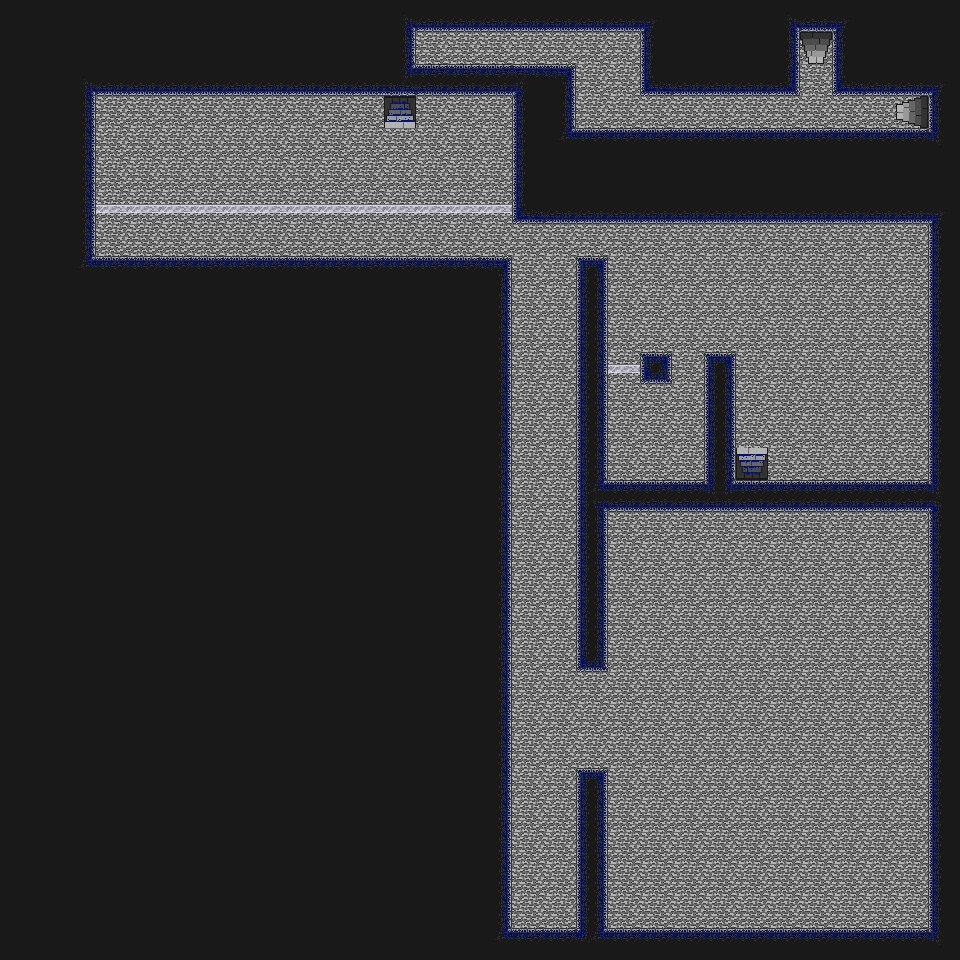

Below is a game level as drawn by its tile map, then a one-line description and the .tmx that defines it (tile-layer data replaced by summaries):
An orthogonal 30x30 tile map with 32x32 px tiles, 3 tile layers (Background, Collision, ObjectOverlay), 2 tilesets and 22 objects (5x Spawn, 4x Stairs, 3x Key, 3x Torch, 2x SlowDemon, ...).

<map version="1.0" orientation="orthogonal" width="30" height="30" tilewidth="32" tileheight="32">
 <properties>
  <property name="Description" value="level 1" />
 </properties>
 <tileset firstgid="1" name="Collision" tilewidth="32" tileheight="32">
  <image source="../tileset/tileset.png" width="160" height="320" />
  <tile id="0">
   <properties>
    <property name="" value="" />
   </properties>
  </tile>
  <tile id="1">
   <properties>
    <property name="" value="" />
   </properties>
  </tile>
  <tile id="2">
   <properties>
    <property name="" value="" />
   </properties>
  </tile>
  <tile id="3">
   <properties>
    <property name="Clear" value="" />
   </properties>
  </tile>
 </tileset>
 <tileset firstgid="51" name="Object" tilewidth="32" tileheight="32">
  <image source="../tileset/ObjectTiles.png" width="160" height="320" />
  <tile id="0">
   <properties>
    <property name="type" value="spawn" />
   </properties>
  </tile>
 </tileset>
 <layer name="Background" width="30" height="30">
  <data>[900 cells, 900 non-empty, 1 distinct tile ids]</data>
 </layer>
 <layer name="Collision" width="30" height="30">
  <data>[900 cells, 574 non-empty, 24 distinct tile ids]</data>
 </layer>
 <layer name="ObjectOverlay" width="30" height="30">
  <data>[900 cells, 4 non-empty, 4 distinct tile ids]</data>
 </layer>
 <objectgroup name="Object Layer 1">
  <object name="Init" type="Spawn" gid="52" x="528" y="928" width="32" height="32" />
  <object name="yellowkey" type="Key" gid="53" x="736" y="736" width="32" height="32">
   <properties>
    <property name="Description" value="a yellow key" />
    <property name="Door" value="Door1" />
    <property name="Green" value="255" />
    <property name="Red" value="255" />
   </properties>
  </object>
  <object type="SlowDemon" gid="54" x="672" y="608" width="32" height="32" />
  <object type="Torch" gid="55" x="608" y="832" width="32" height="32" />
  <object name="StairsToDebug2_1" type="Stairs" gid="56" x="736" y="480" width="32" height="32">
   <properties>
    <property name="NextLevel" value="Debug2.tmx" />
    <property name="NextSpawn" value="FromDebug1_1" />
   </properties>
  </object>
  <object name="FromDebug2_1" type="Spawn" gid="52" x="736" y="448" width="32" height="32" />
  <object name="FromDebug2_2" type="Spawn" gid="52" x="384" y="160" width="32" height="32" />
  <object name="StairsToDebug2_2" type="Stairs" gid="56" x="384" y="128" width="32" height="32">
   <properties>
    <property name="NextLevel" value="Debug2.tmx" />
    <property name="NextSpawn" value="FromDebug1_2" />
   </properties>
  </object>
  <object type="Torch" gid="55" x="608" y="256" width="32" height="32" rotation="90" />
  <object name="ironKey" type="Key" gid="53" x="160" y="160">
   <properties>
    <property name="Blue" value="128" />
    <property name="Description" value="an iron key" />
    <property name="Door" value="Door2" />
    <property name="Green" value="128" />
    <property name="Red" value="128" />
   </properties>
  </object>
  <object type="Soul" gid="58" x="608" y="480" width="32" height="32" />
  <object name="StairsToDebug2_3" type="Stairs" gid="56" x="896" y="128" width="32" height="32">
   <properties>
    <property name="NextLevel" value="Debug2.tmx" />
    <property name="NextSpawn" value="FromDebug1_3" />
   </properties>
  </object>
  <object name="StairsToDebug2_4" type="Stairs" gid="56" x="800" y="64" width="32" height="32">
   <properties>
    <property name="NextLevel" value="Debug2.tmx" />
    <property name="NextSpawn" value="FromDebug1_4" />
   </properties>
  </object>
  <object name="FromDebug2_4" type="Spawn" gid="52" x="800" y="96" width="32" height="32" />
  <object name="FromDebug2_3" type="Spawn" gid="52" x="864" y="128" width="32" height="32" />
  <object name="Door3" type="Door" gid="57" x="704" y="128" width="32" height="32" rotation="-90">
   <properties>
    <property name="Description" value="a red key" />
   </properties>
  </object>
  <object type="Demon" gid="1073741878" x="608" y="64" width="32" height="32" />
  <object name="bluekey" type="Key" gid="53" x="416" y="64" width="32" height="32">
   <properties>
    <property name="Blue" value="255" />
    <property name="Description" value="a blue key" />
    <property name="Door" value="Door4" />
   </properties>
  </object>
  <object type="Torch" gid="55" x="576" y="128" width="32" height="32" />
  <object type="SlowDemon" gid="54" x="160" y="224" width="32" height="32" rotation="-270" />
  <object type="Fuel" gid="60" x="672" y="480" width="32" height="32">
   <properties>
    <property name="Recovery" value="50" />
   </properties>
  </object>
  <object name="Door2" type="Door" gid="57" x="704" y="352" width="32" height="32" rotation="180">
   <properties>
    <property name="Description" value="an iron key" />
   </properties>
  </object>
 </objectgroup>
</map>
